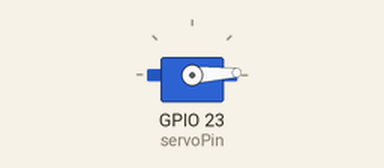
Simulated run of this sketch. Board: ESP32. Shown: servo.

Above: at 0.05 s.
At 1.3 s:
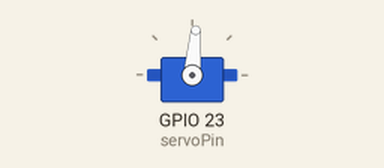
At 2.6 s:
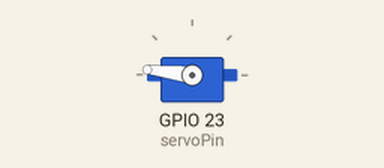
At 5.2 s:
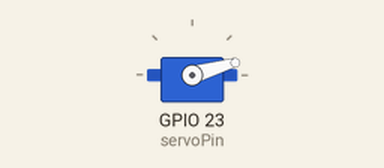
Timing chart, 0 to 7.1 s (numbered marks = the images above):
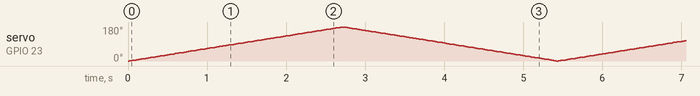

The sketch:

esp32_Servo.ino
```cpp
//www.elegoo.com [2016.12.08]
// Modified for Adafruit HUZZAH32 ESP32 Feather (5/2/2019)
// Requires the following library to be installed:
//   ESP32Servo

#include <ESP32Servo.h>

const int servoPin = 23; // Servo data pulse pin
Servo myservo;  // create servo object to control a servo
int pos = 0;    // variable to store the servo angle position

void setup()
{
  myservo.attach(servoPin);  // assigns servo pin to the servo object
}

void loop()
{
  for (pos = 0; pos <= 180; pos += 1) // goes from 0 degrees to 180 degrees in 1 deg steps
  {
    myservo.write(pos);               // tell servo to go to position in variable 'pos'
    delay(15);                        // waits 15ms for the servo to reach the position
  }

  for (pos = 180; pos >= 0; pos -= 1) // goes from 180 degrees to 0 degrees
  {
    myservo.write(pos);               // tell servo to go to position in variable 'pos'
    delay(15);                        // waits 15ms for the servo to reach the position
  }
}
```
